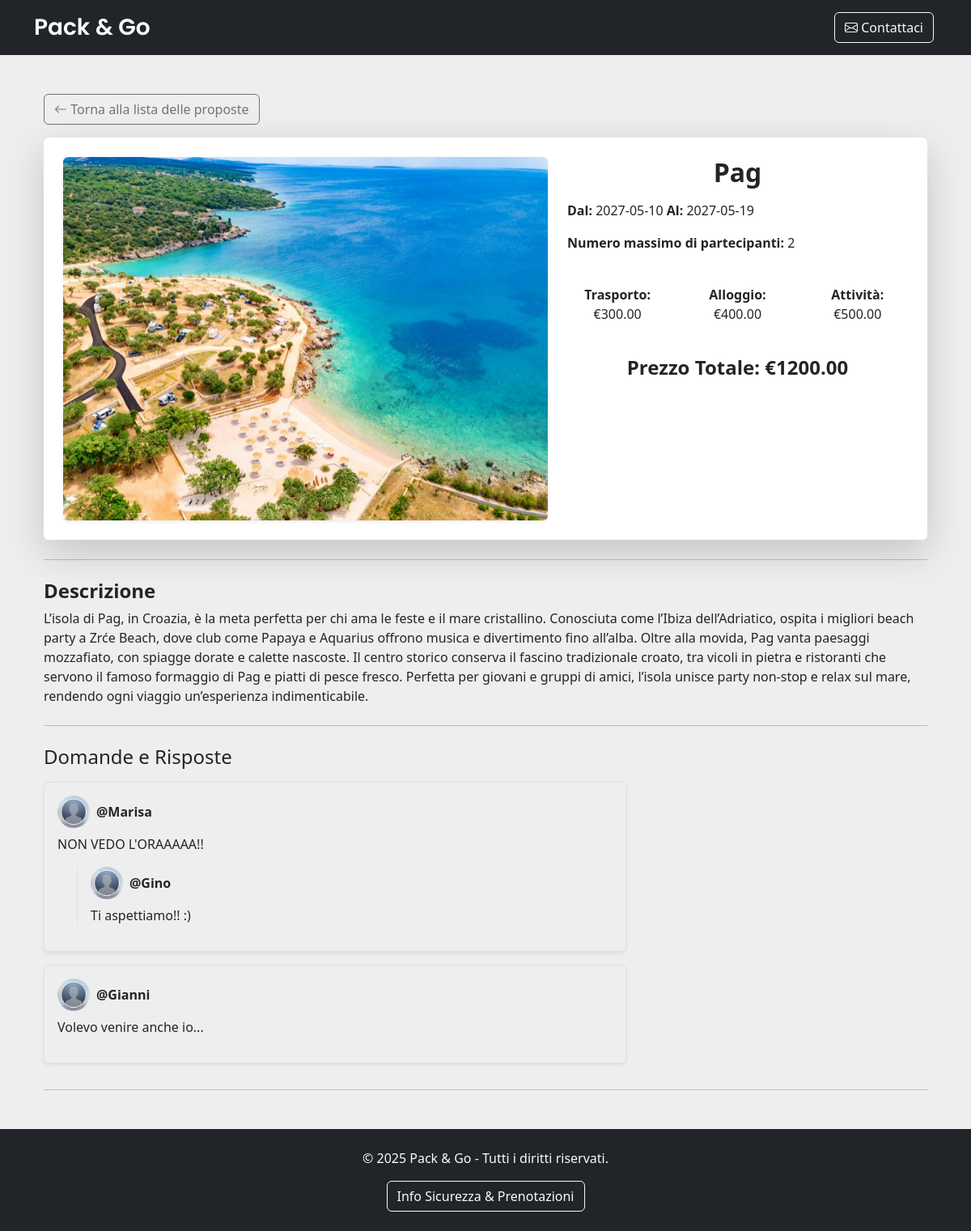
The app's page /proposta/6 (signed in) with its own data.
### tables this page shows
CREATE TABLE "proposte_viaggio" (
	"id"	INTEGER,
	"id_coordinatore"	INTEGER NOT NULL,
	"destinazione"	TEXT NOT NULL,
	"data_inizio"	TEXT NOT NULL,
	"data_fine"	TEXT NOT NULL,
	"num_massimo"	INTEGER NOT NULL,
	"descrizione"	TEXT NOT NULL,
	"budget_trasporto"	REAL,
	"budget_alloggio"	REAL,
	"budget_attivita"	REAL,
	"stato"	INTEGER NOT NULL,
	"immagine"	TEXT,
	PRIMARY KEY("id" AUTOINCREMENT),
	FOREIGN KEY("id_coordinatore") REFERENCES "utenti"("id")
);

CREATE TABLE "utenti" (
	"id"	INTEGER,
	"username"	TEXT NOT NULL UNIQUE,
	"password"	TEXT NOT NULL,
	"tipo_utente"	INTEGER NOT NULL,
	"nome"	TEXT,
	"immagine_profilo"	TEXT,
	PRIMARY KEY("id" AUTOINCREMENT)
);

CREATE TABLE "domande_risposte" (
	"id"	INTEGER,
	"id_proposta"	INTEGER NOT NULL,
	"id_viaggiatore"	INTEGER NOT NULL,
	"domanda"	TEXT NOT NULL,
	"risposta"	TEXT,
	"data_domanda"	TEXT NOT NULL,
	"data_risposta"	TEXT,
	PRIMARY KEY("id" AUTOINCREMENT),
	FOREIGN KEY("id_proposta") REFERENCES "proposte_viaggio"("id"),
	FOREIGN KEY("id_viaggiatore") REFERENCES "utenti"("id")
);

### app.py (the view)
@app.route('/proposta/<int:id_proposta>')
@login_required
def proposta(id_proposta):
    proposta = proposte_viaggio_dao.get_proposta_by_id(id_proposta)
    if not proposta:
        flash("Errore: La proposta richiesta non esiste.", "danger")
        return redirect(url_for('dashboard'))
    is_proprietario = current_user.tipo_utente == 1 and proposta['id_coordinatore'] == current_user.id
    if proposta['stato'] == 0 and not is_proprietario:
        flash("Errore: La proposta richiesta non esiste.", "danger")
        return redirect(url_for('dashboard'))
    posti_disponibili = prenotazioni_dao.get_posti_disponibili(id_proposta) if current_user.tipo_utente == 0 else None
    partecipanti = prenotazioni_dao.get_partecipanti_by_proposta(id_proposta) if is_proprietario else []
    domande_raw = domande_risposte_dao.get_domande_by_proposta(id_proposta)
    prenotato = id_proposta in [p['id_proposta'] for p in prenotazioni_dao.get_prenotazioni_by_viaggiatore(current_user.id)] if current_user.tipo_utente == 0 else None
    domande = []
    for domanda in domande_raw:
        utente = utenti_dao.get_user_by_id(domanda["id_viaggiatore"])  # Recupera i dati dell'utente
        coordinatore = utenti_dao.get_user_by_id(proposta["id_coordinatore"])  # Dati del coordinatore
        domande.append({
            "id": domanda["id"],
            "domanda": domanda["domanda"],
            "risposta": domanda["risposta"] if domanda["risposta"] else None,               # Se non c'è risposta, passa None
            "data_domanda": domanda["data_domanda"],
            "data_risposta": domanda["data_risposta"] if domanda["risposta"] else None,     # Se non c'è risposta, passa None
            "username_utente": utente["username"] if utente else "Utente Sconosciuto",
            "immagine_utente": utente["immagine_profilo"] if utente and utente["immagine_profilo"] else "default_pro_pic.jpg",
            "username_coordinatore": coordinatore["username"] if coordinatore else "Coordinatore Sconosciuto",
            "immagine_coordinatore": coordinatore["immagine_profilo"] if coordinatore and coordinatore["immagine_profilo"] else "default_pro_pic.jpg"
        })
    return render_template('proposta.html', proposta=proposta, partecipanti=partecipanti, domande=domande, posti_disponibili=posti_disponibili, prenotato=prenotato, is_proprietario=is_proprietario)

### app.py (called while the page is built)
@login_manager.user_loader
def load_user(user_id):
    db_user = utenti_dao.get_user_by_id(user_id)        # Ottiene un utente dal database
    return User(
    id=db_user['id'],
    username=db_user['username'],
    password=db_user['password'],
    tipo_utente=db_user['tipo_utente'],
    nome=db_user['nome'],
    immagine_profilo=db_user['immagine_profilo']
) if db_user else None                                  # Restituisce un oggetto User se l'utente esiste, altrimenti None

### domande_risposte_dao.py (called while the page is built)
def get_domande_by_proposta(id_proposta):
    conn = sqlite3.connect(DB_PATH)
    conn.row_factory = sqlite3.Row
    cursor = conn.cursor()
    sql = '''SELECT * FROM domande_risposte WHERE id_proposta = ? ORDER BY data_domanda DESC'''  # Ordiniamo per data di domanda decrescente
    cursor.execute(sql, (id_proposta,))
    domande = cursor.fetchall()
    cursor.close()
    conn.close()
    return domande

### proposte_viaggio_dao.py (called while the page is built)
def get_proposta_by_id(id_proposta):
    conn = sqlite3.connect(DB_PATH)
    conn.row_factory = sqlite3.Row
    cursor = conn.cursor()
    sql = 'SELECT * FROM proposte_viaggio WHERE id = ?'
    cursor.execute(sql, (id_proposta,))
    proposta = cursor.fetchone()
    cursor.close()
    conn.close()
    return proposta

### utenti_dao.py (called while the page is built)
def get_user_by_id(id):
    conn = sqlite3.connect(DB_PATH)
    conn.row_factory = sqlite3.Row
    cursor = conn.cursor()
    sql = 'SELECT * FROM utenti WHERE id = ?'   # Query che prende tutti i campi dell'utente con l'id specificato
    cursor.execute(sql, (id,))                  # Cursor.execute() accetta una tupla come secondo argomento quindi (id,) è una tupla con un solo elemento, per questo serve la virgola
    user = cursor.fetchone()
    cursor.close()
    conn.close()
    return user

### templates/proposta.html (shortened to what this page needs)
{% extends "base.html" %}
{% block content %}
<div class="container mt-5">
    <div class="mb-3">
        <a href="{{ url_for('dashboard') }}" class="btn btn-outline-secondary">
            <i class="bi bi-arrow-left"></i> Torna alla lista delle proposte
        </a>
    </div>
    <div class="card shadow-lg border-0 rounded">
        <div class="card-body p-4">
            <div class="row">
                <div class="col-md-7 d-flex align-items-stretch">
                    <img src="{{ url_for('static', filename='uploads/proposte/' ~ (proposta.immagine or 'default_travel_pic.jpg')) }}"
                         alt="Immagine Proposta" class="img-fluid rounded shadow-sm w-100 h-100 object-fit-cover">
                </div>
                <div class="col-md-5">
                    <h2 class="fw-bold text-center mb-3">{{ proposta.destinazione }}</h2>
                    <p><strong>Dal:</strong> {{ proposta.data_inizio }} <strong>Al:</strong> {{ proposta.data_fine }}</p>
                    <p><strong>Numero massimo di partecipanti:</strong> {{ proposta.num_massimo }}</p>
                    <br>
                    <div class="row text-center">
                        <div class="col-md-4"><strong>Trasporto:</strong> €{{ "%.2f"|format(proposta.budget_trasporto or 0) }}</div>
                        <div class="col-md-4"><strong>Alloggio:</strong> €{{ "%.2f"|format(proposta.budget_alloggio or 0) }}</div>
                        <div class="col-md-4"><strong>Attività:</strong> €{{ "%.2f"|format(proposta.budget_attivita or 0) }}</div>
                    </div>
                    <br>
                    <h4 class="text-center fw-bold mt-3">Prezzo Totale: €{{ "%.2f"|format((proposta.budget_trasporto or 0) + (proposta.budget_alloggio or 0) + (proposta.budget_attivita or 0)) }}</h4>
                </div>
            </div>
        </div>
    </div>
    <hr class="my-4">
    <div class="mt-4">
        <h4 class="fw-bold">Descrizione</h4>
        <p>{{ proposta.descrizione }}</p>
    </div>
    <hr class="my-4">
    <div class="row mt-4">
        <div class="col-md-8">
            <h4>Domande e Risposte</h4>
            <div class="mt-3">
                {% for domanda in domande %}
                    <div class="mb-3 border p-3 rounded shadow-sm">
                        <div class="d-flex justify-content-between align-items-center">
                            <div class="d-flex align-items-center">
                                <img src="{{ url_for('static', filename='uploads/profili/' ~ (domanda.immagine_utente or 'default_pro_pic.jpg')) }}"
                                     alt="Immagine Utente" class="rounded-circle me-2" width="40">
                                <strong>@{{ domanda.username_utente or 'Utente' }}</strong>
                            </div>
                        </div>
                        <p class="mt-2">{{ domanda.domanda }}</p>
                        {% if domanda.risposta %}
                            <div class="ms-4 mt-2 border-start ps-3">
                                <div class="d-flex align-items-center">
                                    <img src="{{ url_for('static', filename='uploads/profili/' ~ (domanda.immagine_coordinatore or 'default_pro_pic.jpg')) }}"
                                         alt="Immagine Coordinatore" class="rounded-circle me-2" width="40">
                                    <strong>@{{ domanda.username_coordinatore or 'Coordinatore' }}</strong>
                                </div>
                                <p class="mt-2">{{ domanda.risposta }}</p>
                            </div>
                        {% endif %}
                    </div>
                {% endfor %}
            </div>
        </div>
        <div class="col-md-4 text-center">
        </div>
    </div>
    <hr>
</div>
{% endblock %}

### static/css/style.css (style rules this page uses)
body { position: relative; background-color:#EEEEEE; }

### records on screen
proposte_viaggio: immagine (picture), destinazione "Pag", data_inizio "2027-05-10", data_fine "2027-05-19", num_massimo "2", budget_trasporto "300.00", budget_alloggio "400.00", budget_attivita "500.00", budget_trasporto+budget_alloggio+budget_attivita "1200.00", descrizione "L’isola di Pag, in Croazia, è la meta perfetta per chi ama le feste e il mare cristallino. Conosciuta come l’Ibiza dell’Adriatico, ospita i migliori beach party a Zrće Beach, dove club come Papaya e Aquarius offrono musica e divertimento fino all’alba. Oltre alla movida, Pag vanta paesaggi mozzafiato, con spiagge dorate e calette nascoste. Il centro storico conserva il fascino tradizionale croato, tra vicoli in pietra e ristoranti che servono il famoso formaggio di Pag e piatti di pesce fresco. Perfetta per giovani e gruppi di amici, l’isola unisce party non-stop e relax sul mare, rendendo ogni viaggio un’esperienza indimenticabile."
utenti: immagine_profilo (placeholder picture), username "Marisa"
domande_risposte: domanda "NON VEDO L'ORAAAAA!!", risposta "Ti aspettiamo!! :)"
utenti: immagine_profilo (placeholder picture), username "Gino"
utenti: immagine_profilo (placeholder picture), username "Gianni"
domande_risposte: domanda "Volevo venire anche io..."
